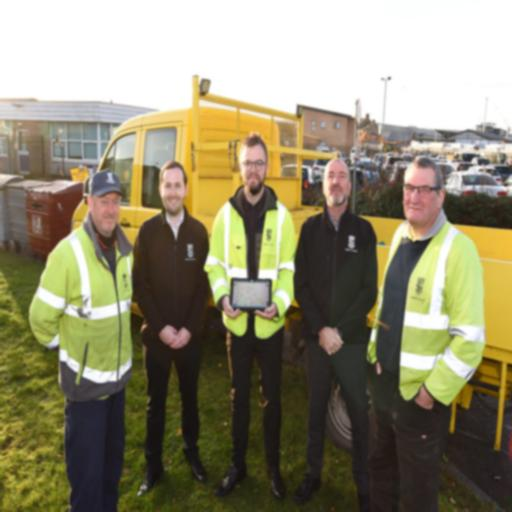
#> input picture test_images/gaussian_blur.jpg, 512 x 512 px, found by its file name
$ python sobel_edge_detector.py
#> lines starting #> are read from the running program, lines starting #| are printed output that depends on the picture; after the words box and inside, x2 and y2 are one past the last pixel; in counts of white or black regions, pixels touching at a corner belong together
from PIL import Image
import numpy as np

# Sobel Kernels
sobel_kernel_x = np.array([
    [-1, 0, 1],
    [-2, 0, 2],
    [-1, 0, 1]
    ])

sobel_kernel_y = np.array([
    [-1, -2, -1],
    [0, 0, 0],
    [1, 2, 1]
    ])

def convolve_image(image_path, kernel):

#> called with image_path = './test_images/gaussian_blur.jpg', kernel = array of shape (3, 3)
    original_image = Image.open(image_path)
#> original_image is the input picture: PIL image 512x512 RGB; mean R, G, B 144.3, 138.7, 112.1

    image = original_image.convert('L')
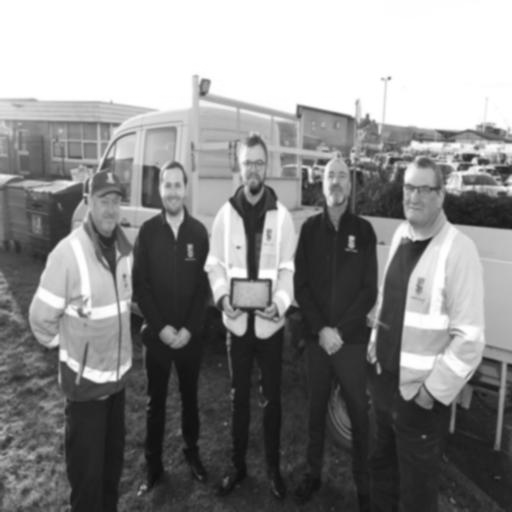
#> image: PIL image 512x512 L; min 12, max 255, mean 137.3

    # gets intensity values
    image_data = list(image.getdata())
#> image_data = 262144 items

    width, height = image.size
#> width = 512; height = 512

    image_array = []

    # iterate through each row
    for i in range(height):

        # get start and end index for row
        start_index = i*width
        end_index = (i+1) * width

        # slice to get intensity values for current row
        row_values = image_data[start_index:end_index]

        # add row values to image_array (2d)
        image_array.append(row_values)
#> after the loop, image_array = 512 items

    image_array = np.array(image_array, dtype=float)

    image_height, image_width = image_array.shape
#> image_height = 512; image_width = 512

    kernel_height, kernel_width = kernel.shape

    convolved_image = np.zeros_like(image_array, dtype=float)

    # iterate over valid positions that kernel can be applied on
    for i in range(image_height - kernel_height + 1):

        for j in range(image_width - kernel_width + 1):

            # define range of rows & columns where kernel can be applied
            start_row, end_row = i, i + kernel_height
            start_col, end_col = j, j + kernel_width

            # convolve kernel over selected image region and store the result
            convolved_image[i, j] = np.sum(image_array[start_row:end_row, start_col:end_col] * kernel)
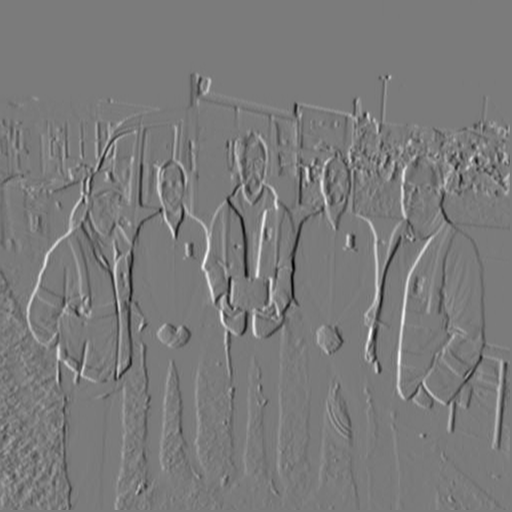
#> convolved_image: shape (512, 512) float64; min -542, max 581, mean 0.1; drawn with min black and max white

    return convolved_image

def apply_sobel_filter(image_array):

    gradient_x = convolve_image(image_array, sobel_kernel_x)
    gradient_y = convolve_image(image_array, sobel_kernel_y)
#> call 2 of convolve_image, with image_path = './test_images/gaussian_blur.jpg', kernel = array of shape (3, 3)
#> after the loop in convolve_image (call 2), `for i in range(image_height - kernel_height + 1):`:
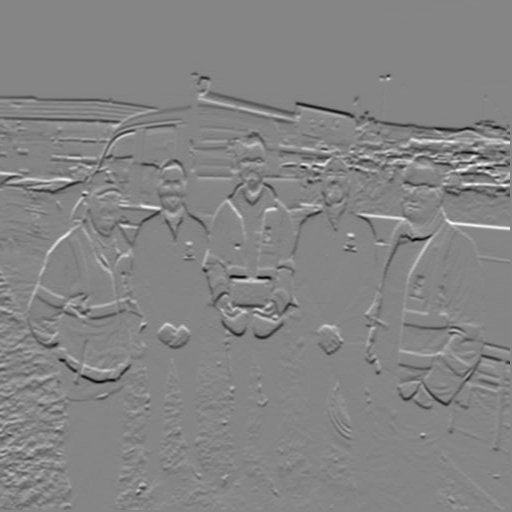
#> convolved_image: shape (512, 512) float64; min -527, max 481, mean -3.1; drawn with min black and max white

    gradient_magnitude = np.sqrt(np.square(gradient_x) + np.square(gradient_y))
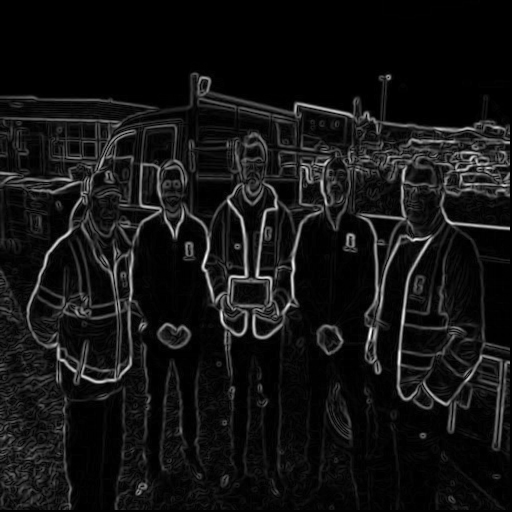
#> gradient_magnitude: shape (512, 512) float64; min 0, max 587.2, mean 44.5; drawn with min black and max white

    threshold = 100
    thresholded_image = Image.fromarray((gradient_magnitude > threshold).astype(np.uint8) * 255)
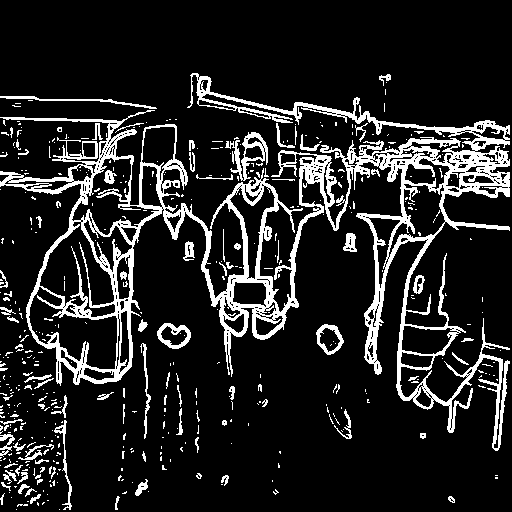
#> thresholded_image: PIL image 512x512 L; 13.9% white; 467 white regions (381 under 20 px), largest, box (x1, y1, x2, y2) and area: (0, 73, 510, 451) 28371, (225, 132, 268, 181) 684, (0, 96, 157, 109) 368

    return gradient_magnitude, thresholded_image

#image_path = 'edge_detection/test_images/cameraGuy.png'
image_path = './test_images/gaussian_blur.jpg'
gradient_magnitude, thresholded_image = apply_sobel_filter(image_path)

Image.fromarray(gradient_magnitude.astype(np.uint8)).save('gradient_magnitude_result.png')
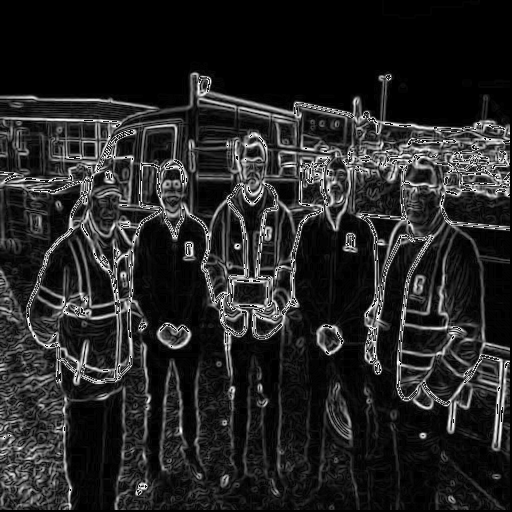
#> saved as gradient_magnitude_result.png: PIL image 512x512 L; min 0, max 255, mean 37.3

output_path = 'edge_detection/output_images/thresholded_result.png'

thresholded_image.save(output_path)
